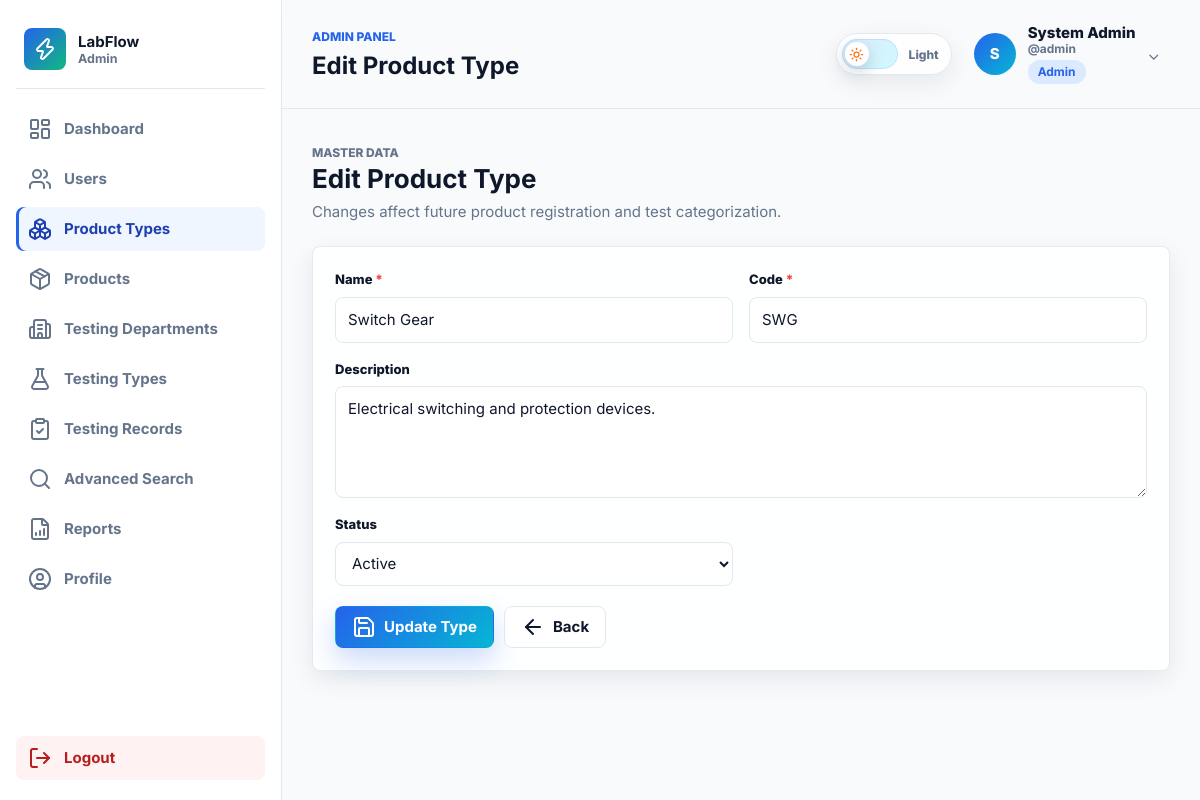
/admin/product-types/edit.php?id=1 (signed in), run on the app's committed database.
### tables this page shows
CREATE TABLE `product_types` (
  `id` INT UNSIGNED NOT NULL AUTO_INCREMENT,
  `name` VARCHAR(120) NOT NULL,
  `code` VARCHAR(10) NOT NULL,
  `description` TEXT NULL,
  `status` ENUM('active', 'inactive') NOT NULL DEFAULT 'active',
  `created_at` DATETIME NOT NULL DEFAULT CURRENT_TIMESTAMP,
  `updated_at` DATETIME NULL DEFAULT NULL ON UPDATE CURRENT_TIMESTAMP,
  PRIMARY KEY (`id`),
  UNIQUE KEY `uq_product_types_code` (`code`),
  KEY `idx_product_types_status` (`status`)
);

### includes/functions.php (called while the page is built, shortened)
<?php
function e(mixed $value): string
{
    return htmlspecialchars((string) $value, ENT_QUOTES, 'UTF-8');
}
function url(string $path = ''): string
{
    $path = trim($path, '/');
    $base = APP_BASE_PATH ?: '';
    return $path === '' ? ($base . '/') : ($base . '/' . $path);
}
function optionSelected(mixed $actual, mixed $expected): string
{
    return (string) $actual === (string) $expected ? 'selected' : '';
}

### admin/product-types/edit.php (the view, shortened to what this page needs)
<?php
$pdo = getPDO();
$id = (int) ($_GET['id'] ?? 0);
$stmt = $pdo->prepare('SELECT * FROM product_types WHERE id = :id');
$stmt->execute(['id' => $id]);
$type = $stmt->fetch();
include __DIR__ . '/../../includes/admin_start.php';
?>
<div class="page-header" data-animate="fade-up">
    <div>
        <p class="eyebrow">Master data</p>
        <h2>Edit Product Type</h2>
        <p>Changes affect future product registration and test categorization.</p>
    </div>
</div>
<form class="form-card surface-card" method="post" action="<?= url('admin/product-types/update.php') ?>" data-validate data-animate="fade-up">
    <div class="form-grid">
        <div class="field">
            <label>Name <span class="required">*</span></label>
            <input type="text" name="name" value="<?= e($type['name']) ?>" required maxlength="120">
        </div>
        <div class="field">
            <label>Code <span class="required">*</span></label>
            <input type="text" name="code" value="<?= e($type['code']) ?>" required maxlength="10">
        </div>
        <div class="field span-2">
            <label>Description</label>
            <textarea name="description"><?= e($type['description']) ?></textarea>
        </div>
        <div class="field">
            <label>Status</label>
            <select name="status">
                <option value="active" <?= optionSelected($type['status'], 'active') ?>>Active</option>
            </select>
        </div>
    </div>
    <div class="form-actions">
        <button class="btn btn-primary" type="submit"><i data-lucide="save"></i> Update Type</button>
        <a class="btn btn-soft" href="<?= url('admin/product-types/index.php') ?>"><i data-lucide="arrow-left"></i> Back</a>
    </div>
</form>
<?php include __DIR__ . '/../../includes/admin_end.php'; ?>

### assets/css/style.css (style rules this page uses)
:root { --primary: #2563eb; --primary-dark: #1e40af; --cyan: #06b6d4; --emerald: #10b981; --amber: #f59e0b; --danger: #ef4444; --bg: #f8fafc; --surface: #ffffff; --surface-soft: #f1f5f9; --text: #0f172a; --muted: #64748b; --border: #e2e8f0; --shadow-sm: 0 8px 24px rgba(15, 23, 42, 0.08); --shadow-md: 0 18px 50px rgba(37, 99, 235, 0.12); --radius: 8px; --sidebar-width: 282px; }
* { box-sizing: border-box; }
html { scroll-behavior: smooth; }
body { margin: 0; background: var(--bg); color: var(--text); font-family: "Inter", system-ui, -apple-system, BlinkMacSystemFont, "Segoe UI", sans-serif; font-size: 15px; line-height: 1.6; }
a { color: inherit; text-decoration: none; }
button, input, select, textarea { font: inherit; }
img, svg { max-width: 100%; }
.btn { position: relative; overflow: hidden; display: inline-flex; align-items: center; justify-content: center; gap: 8px; min-height: 42px; padding: 0 16px; border: 1px solid transparent; border-radius: var(--radius); cursor: pointer; font-weight: 700; transition: transform 180ms ease, box-shadow 180ms ease, border-color 180ms ease, background 180ms ease; white-space: nowrap; }
.btn::after { content: ""; position: absolute; inset: 0; background: linear-gradient(110deg, transparent 0%, rgba(255, 255, 255, 0.34) 46%, transparent 58%); transform: translateX(-120%); transition: transform 520ms ease; pointer-events: none; }
.btn-primary { color: #fff; background: linear-gradient(135deg, var(--primary), var(--cyan)); box-shadow: 0 12px 28px rgba(37, 99, 235, 0.24); }
.btn-soft { color: var(--text); background: var(--surface); border-color: var(--border); }
.eyebrow { margin: 0 0 6px; color: var(--primary); font-size: 12px; font-weight: 800; letter-spacing: 0; text-transform: uppercase; }
.app-body { min-height: 100vh; }
.surface-card { border: 1px solid rgba(226, 232, 240, 0.86); border-radius: var(--radius); background: rgba(255, 255, 255, 0.86); box-shadow: var(--shadow-sm); }
.page-header { display: flex; align-items: flex-start; justify-content: space-between; gap: 18px; margin-bottom: 22px; }
.page-header h2 { margin: 0; font-size: 26px; line-height: 1.2; }
.page-header p { margin: 6px 0 0; color: var(--muted); }
body.app-body, body.app-body .sidebar, body.app-body .topbar, body.app-body .surface-card, body.app-body .field input, body.app-body .field select, body.app-body .field textarea, body.app-body .data-table th, body.app-body .data-table td, body.app-body .theme-toggle { transition: color 220ms ease, background-color 220ms ease, border-color 220ms ease, box-shadow 220ms ease; }

### assets/css/forms.css (style rules this page uses)
.form-card { padding: 22px; }
.form-grid { display: grid; grid-template-columns: repeat(2, minmax(0, 1fr)); gap: 16px; }
.form-grid .span-2 { grid-column: 1 / -1; }
.field { display: grid; gap: 7px; }
.field label { color: var(--text); font-size: 13px; font-weight: 800; }
.required { color: var(--danger); }
.field input, .field select, .field textarea { width: 100%; min-height: 44px; padding: 10px 12px; border: 1px solid var(--border); border-radius: var(--radius); color: var(--text); background: #fff; outline: none; transition: border-color 180ms ease, box-shadow 180ms ease; }
.field textarea { min-height: 112px; resize: vertical; }
.form-actions { display: flex; flex-wrap: wrap; gap: 10px; margin-top: 20px; }

### data on the page
product_types: name "Switch Gear", code "SWG", description "Electrical switching and protection devices."

### other printed values
$panelBrand "LabFlow"
humanize(current_user()['role'] ?? 'admin') "Admin"
$item['label'] "Dashboard"
$item['label'] "Users"
$item['label'] "Product Types"
$item['label'] "Products"
$item['label'] "Testing Departments"
$item['label'] "Testing Types"
$item['label'] "Testing Records"
$item['label'] "Advanced Search"
$item['label'] "Reports"
$item['label'] "Profile"
$panelName "ADMIN PANEL"
$pageTitle "Edit Product Type"
substr($userName, 0, 1) "S"
